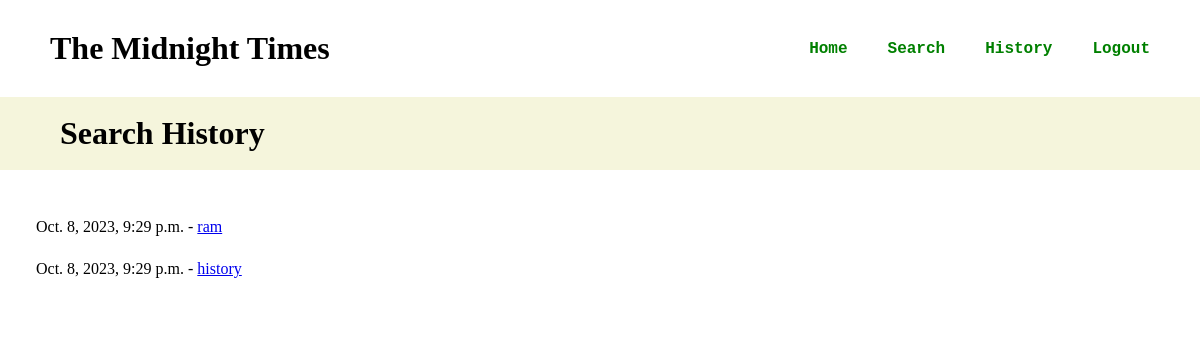
Screenshot of /search_history/ (signed in) with the database file from the repository.
### searchapp/models.py (models this page shows, shortened)
class SearchQuery(models.Model):
    query = models.CharField(max_length=255)
    created_at = models.DateTimeField(auto_now_add=True)
    user = models.ForeignKey(User, on_delete=models.CASCADE)

### searchapp/views.py (the view)
# urls.py: path('search_history/', views.search_history, name='search_history'),
@login_required
def search_history(request):
    user = request.user
    search_queries = SearchQuery.objects.filter(user=user).order_by('-created_at')
    return render(request, 'searchapp/search_history.html', {'search_queries': search_queries})

### searchapp/templates/searchapp/search_history.html
{% extends 'base.html' %}
{% block content %}
<div>
    <div id="searchform">
        <h1>Search History</h1>
    </div>
    <div class="search-results">
        <ul class="searchlist">
            {% for query in search_queries %}
                <li id="listitem">
                    {{ query.created_at }} - <a href="{% url 'search_results' query.id %}">{{ query.query }}</a>
                </li>
            {% endfor %}
        </ul>
    </div>
</div>
{% endblock %}

### searchapp/static/news_search/css/base.css (style rules this page uses)
* { margin: 0; padding: 0; box-sizing: border-box; }
html, body { width: 100%; height: 100%; }
#searchform { width: 100%; background-color: beige; padding: 1.5vw 5vw; }
.search-results { padding: 2vw 1vw; }
.searchlist { padding: 1vw; }
#listitem { border-radius: 5px; box-shadow: inset; padding: 1vw; list-style: none; }

### rows the page displays
SearchQuery: created_at "Oct. 8, 2023, 9:29 p.m.", query "ram"
SearchQuery: created_at "Oct. 8, 2023, 9:29 p.m.", query "history"
